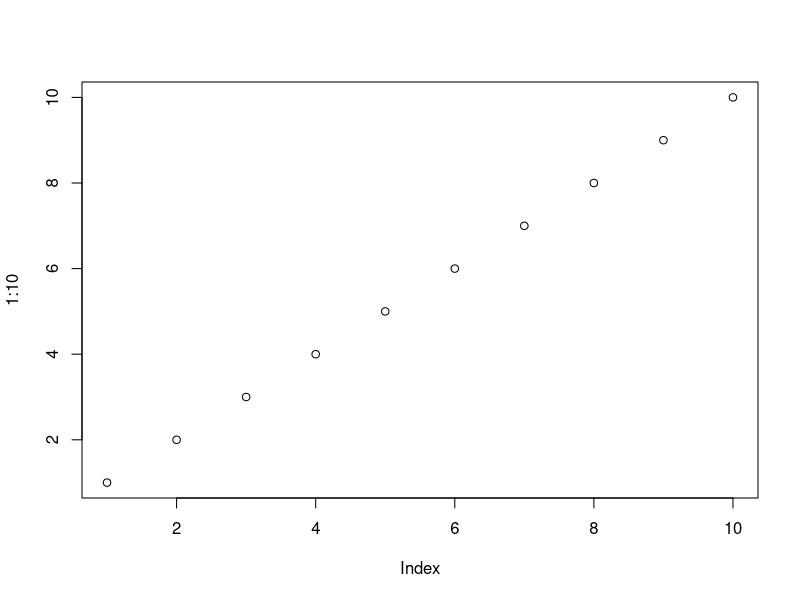
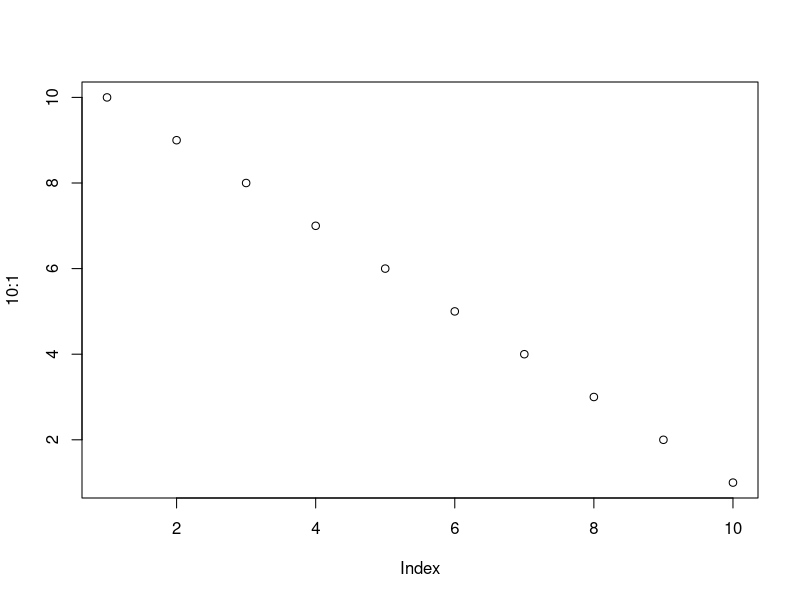
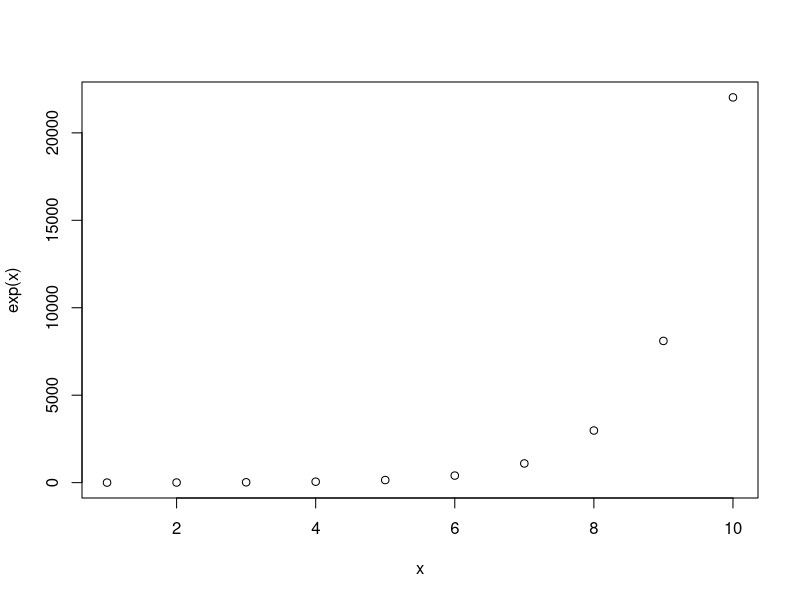

Source code (R) for these figures, in order:
## ---- chunk 1
plot(1:10)
plot(10:1)
## ---- chunk 2
x=1:10
plot(x,exp(x))

## ---- chunk 3
knitr::kable(head(mtcars, 10))
